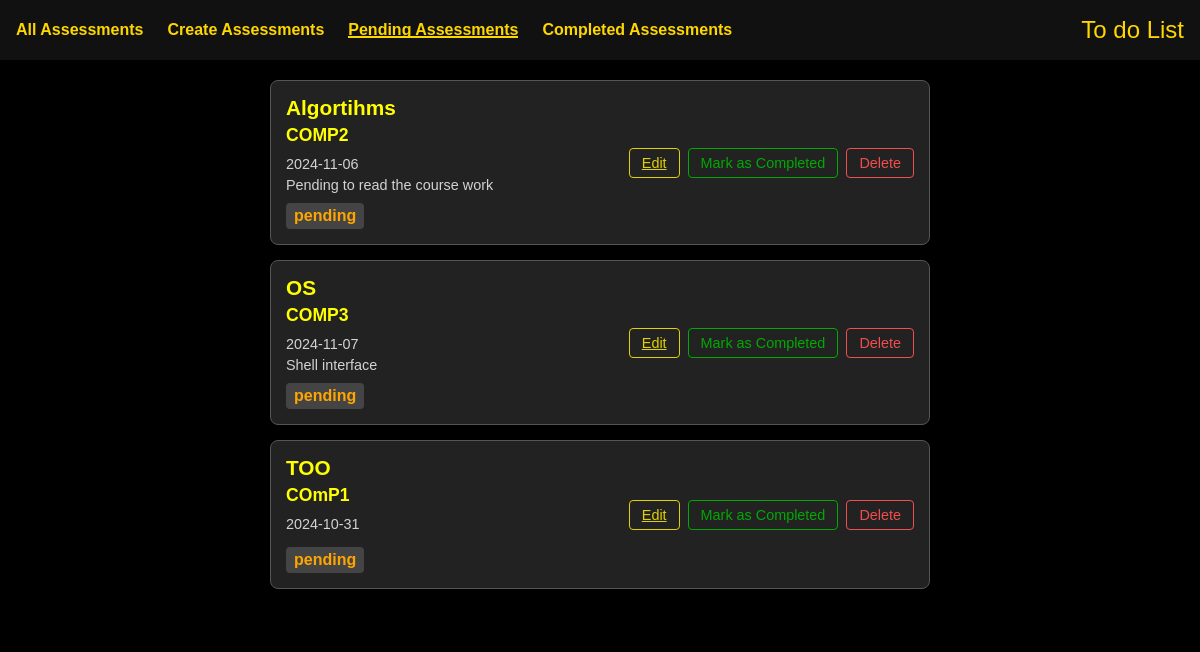
Page /pending on the committed database.
### app/models.py (models this page shows, shortened)
class Assessment(db.Model):
    id = db.Column(db.Integer, primary_key=True)
    title = db.Column(db.String(100), nullable=False)
    module_code = db.Column(db.String(20), nullable=False)
    deadline = db.Column(db.DateTime, nullable=False)  # Ensure this is defined
    description = db.Column(db.Text, nullable=True)
    status = db.Column(db.String(10), nullable=False)

### app/routes.py (the view)
@main.route('/pending')
def pending():
    pending_assessments = Assessment.query.filter_by(status='pending').all()
    return render_template('pending.html', assessments=pending_assessments)  # Create a separate template for pending assessments

### app/templates/pending.html (shortened to what this page needs)
{% extends 'base.html' %}
{% block content %}
    <div class="assessment-container">
        {% for assessment in assessments %}
            <div class="assessment-box">
                <div class="task-content">
                    <span class="title">{{ assessment.title }}</span>
                    <span class="module-code">{{ assessment.module_code }}</span>
                    <span class="deadline">{{ assessment.deadline.strftime('%Y-%m-%d') }}</span>
                    <span class="description">{{ assessment.description }}</span>
                    <span class="status {% if assessment.status == 'pending' %}pending{% else %}completed{% endif %}">
                        {{ assessment.status }}
                    </span>
                </div>
                <div class="task-actions">
                    <a href="{{ url_for('main.edit_assessment', assessment_id=assessment.id) }}" class="btn edit-task">Edit</a>
                    {% if assessment.status == 'pending' %}
                    <form method="POST" action="{{ url_for('main.update_status', assessment_id=assessment.id) }}">
                        <button type="submit" class="status-btn">Mark as Completed</button>
                    </form>
                    {% endif %}
                    <form action="{{ url_for('main.delete_task', id=assessment.id) }}" method="POST" style="display: inline;">
                        <button type="submit" class="btn delete-task">Delete</button>
                    </form>
                </div>
            </div>
        {% else %}
            <p class="no-assessments">No pending assessments.</p>
        {% endfor %}
    </div>
{% endblock %}

### app/static/css/navbar.css (style rules this page uses)
* { margin: 0; padding: 0; box-sizing: border-box; }
body { background-color: #000; color: #ffd700; font-family: Arial, sans-serif; }

### app/static/css/box.css (style rules this page uses)
.assessment-container { max-width: 700px; margin: 0 auto; padding: 20px; background-color: #000; color: #ff0; }
.assessment-box { background-color: #222; border-radius: 8px; padding: 15px; margin-bottom: 15px; border: 1px solid #555; color: #ff0; display: flex; justify-content: space-between; align-items: center; }
.task-content { flex-grow: 1; color: #ff0; }
.module-code { font-size: 1.1em; font-weight: 600; display: block; margin-bottom: 10px; }
.title { font-size: 1.3em; font-weight: bold; display: block; margin-bottom: 5px; }
.deadline, .description { display: block; margin-top: 5px; font-size: 0.9em; color: #d3d3d3; }
.status { display: inline-block; margin-top: 10px; padding: 4px 8px; border-radius: 4px; font-weight: bold; color: #ff0; }
.pending { background-color: #444; color: orange; }
.task-actions { display: flex; gap: 8px; }
.status-btn, .delete-task, .unfinish-btn, .edit-task { padding: 6px 12px; border: none; border-radius: 4px; font-size: 0.9em; cursor: pointer; color: #ff0; background-color: transparent; border: 1px solid #ff0; }
.status-btn { border-color: #0a0; color: #0a0; transition: background-color 0.3s, color 0.3s; }
.delete-task { border-color: rgb(242, 78, 78); color: rgb(242, 78, 78); transition: background-color 0.3s, color 0.3s; }
.edit-task { border-color: rgb(224, 209, 0); color: rgb(224, 209, 0); transition: background-color 0.3s, color 0.3s; }
.task-actions form { display: inline; }

### rows in the picture
Assessment: title "Algortihms", module_code "COMP2", deadline "2024-11-06", description "Pending to read the course work", status "pending"
Assessment: title "OS", module_code "COMP3", deadline "2024-11-07", description "Shell interface", status "pending"
Assessment: title "TOO", module_code "COmP1", deadline "2024-10-31", status "pending"
